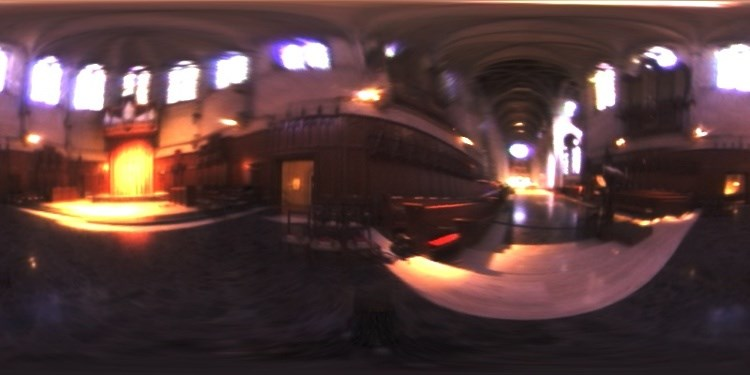
#> input picture Python/church.jpg, 750 x 375 px
$ python mediancut2.py
#> lines starting #> are read from the running program, lines starting #| are printed output that depends on the picture; after the words box and inside, x2 and y2 are one past the last pixel; in counts of white or black regions, pixels touching at a corner belong together
#> in mediancut, img is the input picture: shape (375, 750, 3); mean B, G, R 61.3, 61.7, 87.3
import cv2
import numpy as np

def intensity(img):
    # loop trough every pixel and modify the color values, before adding them together into intensity
    print("Greyscaling...")
    width = int(img.shape[1])
#> width = 750
    height = int(img.shape[0])
#> height = 375
    tempvalues = []
    greyimg = img # local var to show greyscaled pic
    for i in range(0, height):
        row = []
        for j in range(0, width):
            pixel = img[i, j]
            pixelIntensity = 0.2125*pixel[2] + 0.7154*pixel[1] + 0.0721*pixel[0]  # BGR image
            greyimg[i, j] = pixelIntensity
            row.append(pixelIntensity)
        tempvalues.append(row)
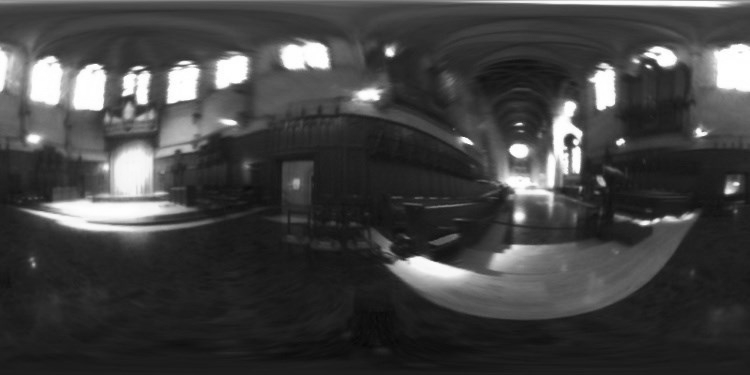
#> greyimg: shape (375, 750, 3); min 8, max 255, mean 66.6
#> after the loop, tempvalues = 375 items
    print("OG img shape " + str( np.shape(img)))
#| OG img shape (375, 750, 3)
    print("intensity values shape" + str(np.shape(tempvalues)))
#| intensity values shape(375, 750)

    return tempvalues, greyimg # returns 2d array of intensity values and the greyscaled img


# [6 lines of commented-out code are left out]


def SAT(region):
    # calculate a sum area table of the input region
    sum = np.cumsum(region, axis=0)  # get the sum of one dimension
    sum = np.cumsum(sum, axis=1)  # get the sum of the other dimension
    # print("sum: \n " + str(np.shape(sum)))
    return sum  # returns the sum table


def mediancut():
    img = cv2.imread('church.jpg', cv2.IMREAD_COLOR) # reads BGR image
    intensityMap, grey = intensity(img) # returns 2d array of intensity values and the greyscaled image
#> intensityMap = 375 items
    cv2.imshow("kraus", grey)  # comment this out if you dont want to keep closing grey image
    cv2.waitKey(0)  # comment this out if you dont want to keep closing grey image
    regionList = [] # step 1
    regionList.append(intensityMap)  # step 1
    step3(regionList, 4, grey)
    cv2.imshow("kraus", grey)
    cv2.waitKey(0)


def step3(regionList, iterations, img):
    # takes in list of regions and n

    # step 3
#> called with iterations = 4
    if iterations > 0:  # n
        # step 2
        for i in range(0, len(regionList)):
            h, w = np.shape(regionList[i])
            if h < w:
                print("cutting y")
                # check sum of half the region  and compare it with the other half
                slicer = 2 # controls where the cut happens
                region = regionList[i]  # get region object out of the list
                region1 = region[:][:int(h / slicer)]  # split the region up into two regions
                region2 = region[:][int(h / slicer):]

                value1 = np.argmax(SAT(region1))  # returns index of the highest value in the array
                value11 = np.max(SAT(region1))  # returns the highest value in the array
                value2 = np.argmax(SAT(region2))
                value22 = np.max(SAT(region2))

                while not (np.abs(value1 - value2) / value1) < 0.01:  #make sure its not negative
                    #  print("value 1= " + str(value1))
                    #   print("value 2= " + str(value2))
                    if slicer < 0:
                        print("failed to find cutting point since slicer is below 0")
                        break
                    if value1 > value2:
                        slicer += 2
                    else:
                        slicer -= 0.2
                    # [5 lines of commented-out code are left out]

                print("sat1: +" + str(value1))
                print("sat2: +" + str(value2))
                print("sat11: +" + str(value11))
                print("sat22: +" + str(value22))

                # attempt to draw a line, should probably be own func
                startpoint1 = np.shape(region1)[0], 0 # start x,y of line. shape of region1[0] = width or maybe height?
                endpoint1 = np.shape(region1) # end x,y of line
                print("start: +" + str(startpoint1))
                print("end: +" + str(endpoint1))
                color = (0, 255, 0)
                thickness = 9
                cv2.line(img, startpoint1, endpoint1, color, thickness)
                #cv2.imshow("kraus", img)
                #cv2.waitKey(0)

                # prepare for the next cut by adding these two regions to the list  and running the func again
               # regionList = []
                regionList.append(region1)
                regionList.append(region2)
                iterations=iterations-1
                print("commencing iteration: " +  str(iterations))
                print("=" * 37)
                step3(regionList, iterations, img)


            else:
                print("cutting x")
                # check sum of half the region  and compare it with the other half
                slicer = 2
                region = regionList[i]
                region1 = region[:int(w / slicer)][:]
                region2 = region[int(w / slicer):][:]

                value1 = np.argmax(SAT(region1))
                value11 = np.max(SAT(region1))
                value2 = np.argmax(SAT(region2))
                value22 = np.max(SAT(region2))

                while not (np.abs(value1 - value2) / value1) < 0.01:
                    # print("value 1= " + str(value1))
                    #  print("value 2= " + str(value2))
                    if slicer < 0:
                        print("failed to find cutting point since slicer is below 0")
                        break
                    if value1 > value2:
                        slicer += 2
                    else:
                        slicer -= 0.2
                    # print(slicer)
                    region1 = region[:][:int(h / slicer)]
                    region2 = region[:][int(h / slicer):]
                    value1 = np.argmax(SAT(region1))
                    value2 = np.argmax(SAT(region2))

                print("sat1: +" + str(value1))
                print("sat2: +" + str(value2))
                print("sat11: +" + str(value11))
                print("sat22: +" + str(value22))

                startpoint1 = 0, np.shape(region1)[1]
                endpoint1 = np.shape(region1)[1], np.shape(region1)[1]
                print("start: +" + str(startpoint1))
                print("end: +" + str(endpoint1))
                color = (0, 255, 0)
                thickness = 9
                cv2.line(img, startpoint1, endpoint1, color, thickness)
                #cv2.imshow("kraus", img)
                #cv2.waitKey(0)

                #regionList = []
                regionList.append(region1)
                regionList.append(region2)
                iterations = iterations - 1
                print("commencing iteration: " + str(iterations))
                print("="*37)
                step3(regionList, iterations - 1, img)
#> this loop made 1 pass
#> (h, w, value11, value22, startpoint1) on pass 1: (188, 750, 3032711, 2504205, (47, 0))
#> (printed output is left out)
#> pass 1, in SAT, `sum = np.cumsum(region, axis=0)`:
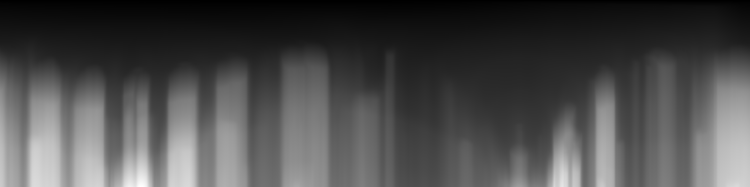
#> sum: shape (187, 750) float64; min 116.1, max 27223.5, mean 8239.3; drawn with min black and max white
#> pass 1, in SAT, `sum = np.cumsum(sum, axis=1)`:
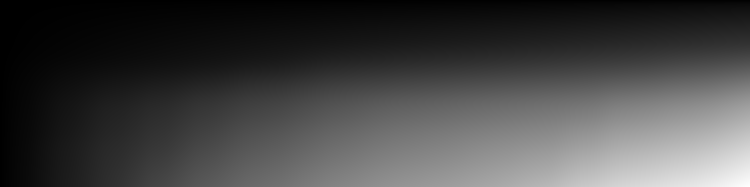
#> sum: shape (187, 750) float64; min 147.1, max 11945170.4, mean 3211035.3; drawn with min black and max white
#> pass 1, in SAT (call 3), `sum = np.cumsum(region, axis=0)`:
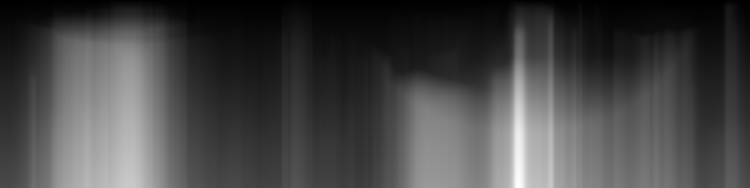
#> sum: shape (188, 750) float64; min 12.19, max 19545.2, mean 5444.6; drawn with min black and max white
#> pass 1, in SAT (call 3), `sum = np.cumsum(sum, axis=1)`:
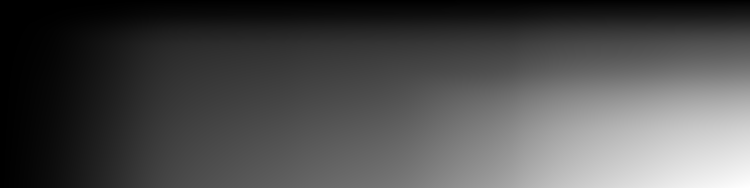
#> sum: shape (188, 750) float64; min 32.25, max 6936901.9, mean 2132229.2; drawn with min black and max white
#> after the loop:
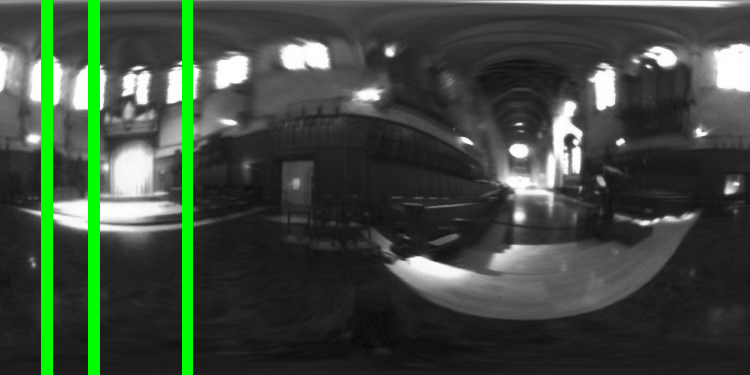
#> img: shape (375, 750, 3); 4.67% of pixels changed, all inside (x1, y1, x2, y2) = (41, 0, 193, 375)


mediancut()
"""
#below lines draws 4x4 boxes
for x in range (0,4):
print (i)
print ("hej " + str( regionList[0].cumsum(axis=0).cumsum(axis=1)))
h, w = np.shape(regionList[i])
egionSAT= ComputeSummedAreaTable(regionList[i])
boxx=w/4
boxy=h/4
currx=0
curry = 0
for y in range(0, 4):
#you are curently dividing the longest region in pixels and not light energi
#light energy = weigthes average of the color channels of the light probe image
#use a summed area table

    start_point = int(currx), int(curry)
    end_point = int(boxx+currx),int(boxy+curry)

    color = (0, 255, 0)

    thickness = 2
    print(start_point)
    print(end_point)
    img = cv2.rectangle(img, start_point, end_point, color, thickness)
    curry+=boxy
currx+=boxx
print("hej" + str(currx))

cv2.imshow("image", img)
cv2.waitKey(0)
    # do this after it works:
    # The latitude-longitude mapping over-represents regions near the
    #   poles. To compensate, the pixels of the probe image should first be
    # scaled by cosφ where φ is the pixel’s angle of inclination. Determining the longest dimension of a region should also take the overrepresentation into account;
    # this can be accomplished by weighting a regions width by cosφ for an inclination φ at center of the region.

cv2.imshow("image", img)
cv2.waitKey(0)"""
